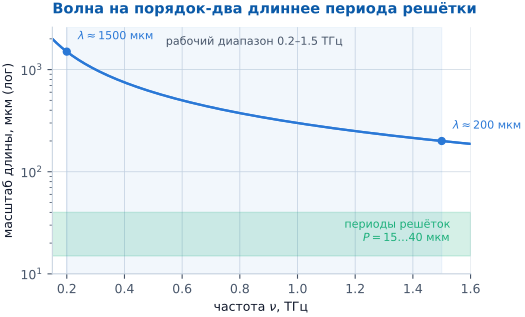

Python code for this plot:
# -*- coding: utf-8 -*-
"""Рис. 0.1 — соотношение масштабов: длина волны против периода решётки.

Что показывает: во всём рабочем диапазоне (0.2–1.5 ТГц) длина волны на
порядок-два больше периода решётки (15–40 мкм). Отсюда подволновой режим: высшие
дифракционные порядки эванесцентны, решётка законно заменяется анизотропным листом.

Чистая кинематика (lambda = c / nu) — никаких данных и никаких подгонок.
Числа диапазонов: BRIEF_FOR_D_teaching_ladder.md §2 п.5.
"""

import numpy as np

import pstyle as ps
import matplotlib.pyplot as plt

C = 299_792_458.0  # м/с

nu = np.linspace(0.15, 1.6, 400)          # ТГц
lam = C / (nu * 1e12) * 1e6               # мкм

fig, ax = plt.subplots(figsize=(5.4, 3.2))

# Длина волны
ax.plot(nu, lam, color=ps.S1, label=r"длина волны $\lambda = c/\nu$")

# Полоса периодов использованных решёток
ax.axhspan(15, 40, color=ps.S3, alpha=0.18)
ax.text(1.53, 26, "периоды решёток\n$P = 15\\ldots40$ мкм",
        ha="right", va="center", fontsize=8, color=ps.S3)

# Граница, за которой появились бы распространяющиеся порядки: P = lambda
ax.plot(nu, lam, color=ps.S1)

# Рабочий диапазон по частоте
ax.axvspan(0.2, 1.5, color=ps.S1, alpha=0.06)
ax.text(0.85, 1750, "рабочий диапазон 0.2–1.5 ТГц",
        ha="center", fontsize=8, color=ps.INK_2)

ax.set_yscale("log")
ax.set_ylim(10, 2600)
ax.set_xlim(0.15, 1.6)

# Аннотация отношения масштабов на краях диапазона
for nu0, txt in ((0.2, r"$\lambda \approx 1500$ мкм"), (1.5, r"$\lambda \approx 200$ мкм")):
    lam0 = C / (nu0 * 1e12) * 1e6
    ax.plot([nu0], [lam0], "o", color=ps.S1, ms=5)
    ax.annotate(txt, (nu0, lam0), textcoords="offset points",
                xytext=(8, 8), fontsize=8, color=ps.S1)

ps.finish(ax,
          title="Волна на порядок-два длиннее периода решётки",
          xlabel=r"частота $\nu$, ТГц",
          ylabel=r"масштаб длины, мкм (лог)",
          legend=False)

ps.save(fig, "fig00_scales")
